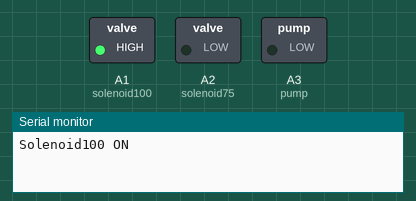
Simulated run of this sketch. Board: Arduino Uno, built with avr-gcc and run on an emulated ATmega328P. On the bench: switched loads named in the sketch (green lamp = pin HIGH), the last lines printed to the serial monitor.

Above: at 3.5 s.
At 10.5 s:
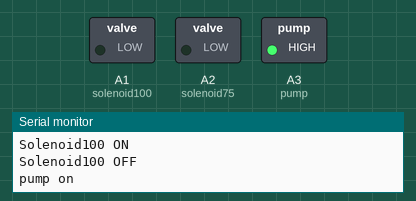
At 16.5 s:
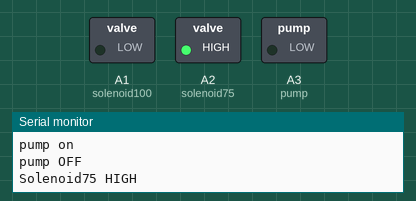
Timing chart, 0 to 24.7 s (numbered marks = the images above):
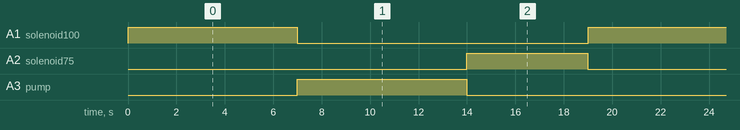

The sketch:

solenoidTest.ino
```cpp
#define solenoid100 A1
#define solenoid75 A2
#define pump A3

void setup() {
 Serial.begin(9600);
 pinMode(solenoid100, OUTPUT);
 pinMode(solenoid75, OUTPUT);
 pinMode(pump, OUTPUT);
}

void loop() {
   digitalWrite(13, LOW);
                digitalWrite(solenoid100, HIGH);
                digitalWrite(13, HIGH);
                Serial.println("Solenoid100 ON");
                delay(7000);
                digitalWrite(solenoid100, LOW);
                Serial.println("Solenoid100 OFF");
                digitalWrite(pump, HIGH);
                Serial.println("pump on");
                digitalWrite(13, LOW);
                delay(7000);
                digitalWrite(pump, LOW);
                Serial.println("pump OFF");
               digitalWrite(solenoid75, HIGH);
              digitalWrite(13, HIGH);
            Serial.println("Solenoid75 HIGH");
            delay(5000);
            digitalWrite(solenoid75, LOW);
            Serial.println("Solenoid75 LOW");
}
```

Measured:
- by itself, A1 (solenoid100), A3 (pump): alternates HIGH for 7.0 s and LOW for 12.0 s
- by itself, A2 (solenoid75): alternates HIGH for 5.0 s and LOW for 14.0 s
- by itself, everything shown: repeats every 19.0 s, in 4 steps
